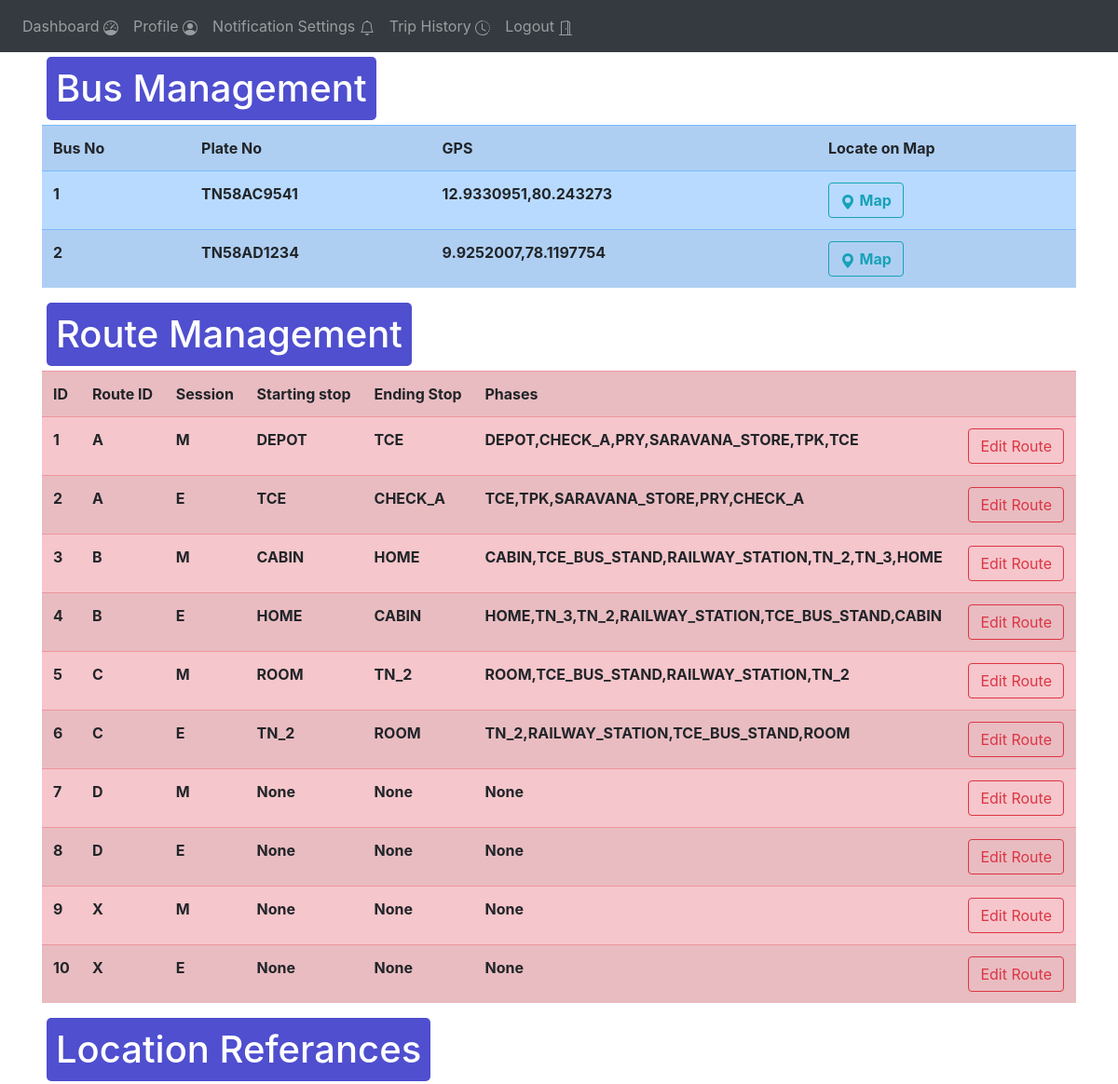
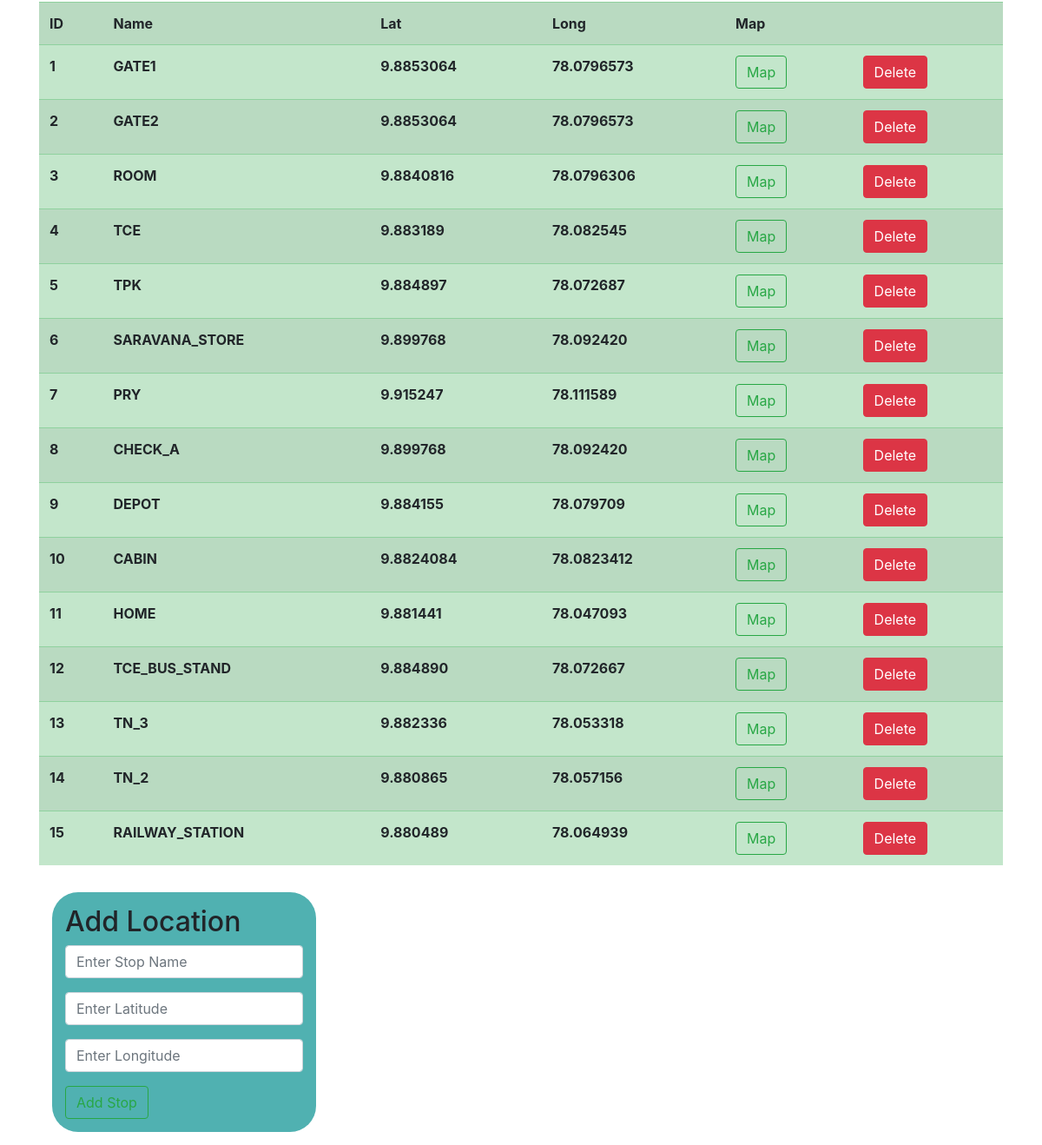
Page /admin-fleet-management (signed in) on the earlier database version (2 pictures, top to bottom).
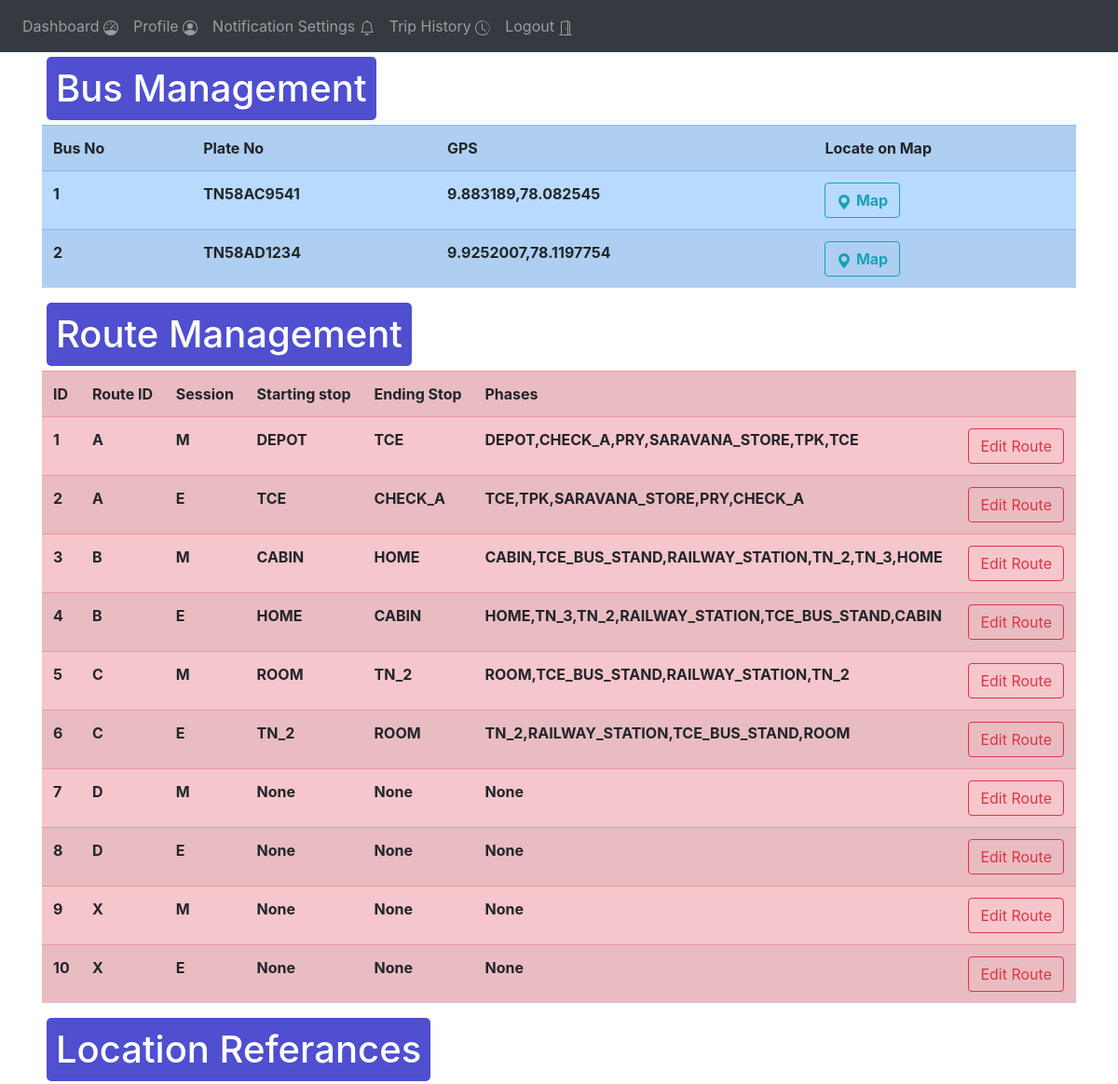
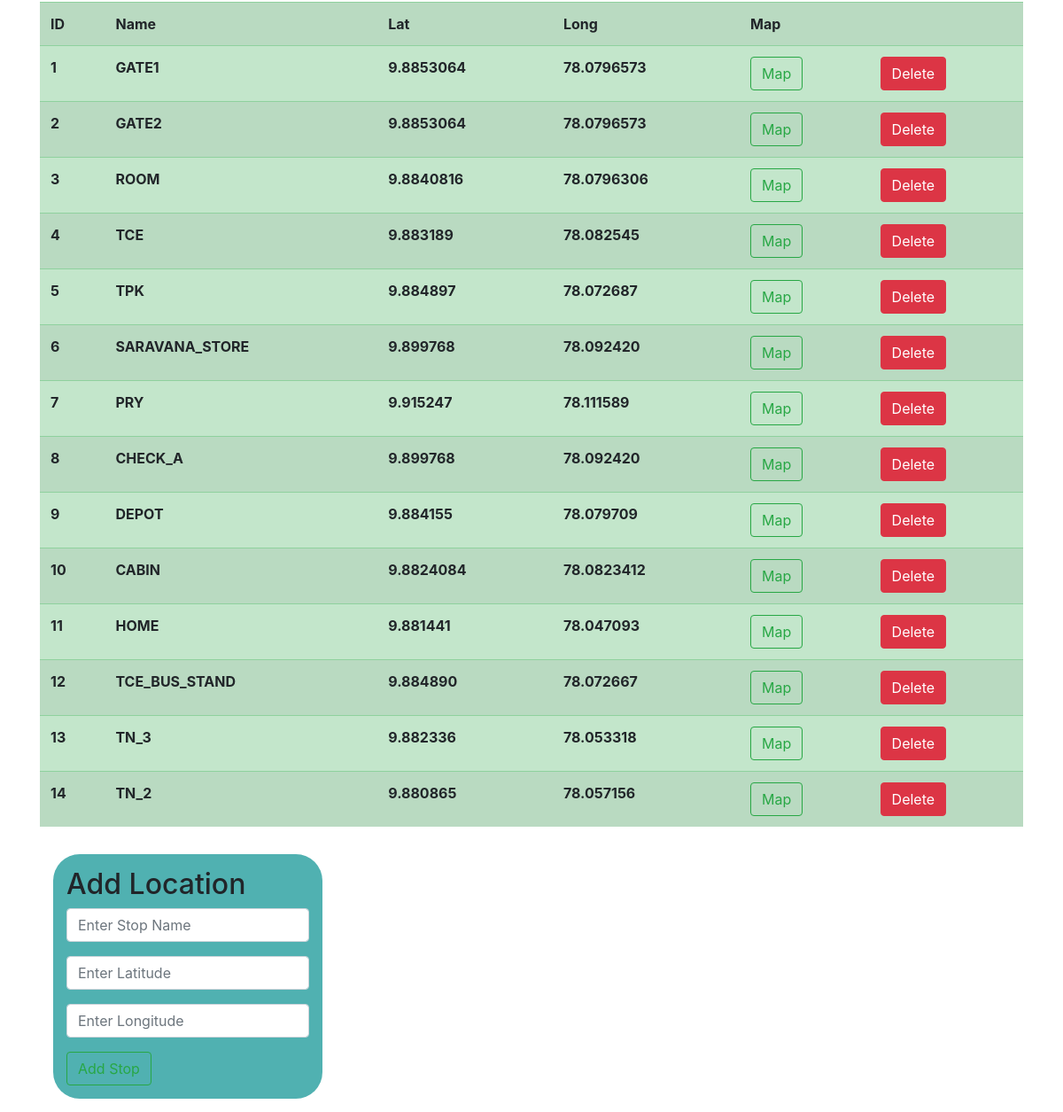
Same page on the later database version (2 pictures, top to bottom).
### website/models.py (models this page shows)
class Bus_data(db.Model):
    no = db.Column(db.String(1), primary_key=True)
    plate_number = db.Column(db.String(10))
    lat = db.Column(db.String(20))
    long = db.Column(db.String(20))
    gps = db.Column(db.String(20))

class Route(db.Model):
    id = db.Column(db.Integer, primary_key=True)
    route_id = db.Column(db.String(1))
    session = db.Column(db.String(1))
    start = db.Column(db.String(10))
    end = db.Column(db.String(10))
    phases = db.Column(db.String(250))

class Location_reference(db.Model):
    id = db.Column(db.Integer, primary_key=True)
    name = db.Column(db.String(15))
    lat = db.Column(db.String(20))
    long = db.Column(db.String(20))
    gps = db.Column(db.String(20))

### website/views.py (the view)
@views.route('/admin-fleet-management', methods=['GET', 'POST'])
@login_required
def admin_fleet_management():
    routes = Route.query.all()
    buses = Bus_data.query.all()
    locations = Location_reference.query.all()
    return render_template("admin_fleet_management.html" , user = current_user , routes = routes, buses = buses , locations = locations )

### website/__init__.py (called while the page is built)
def create_app():
    app = Flask(__name__)
    app.config['SECRET_KEY'] = '#itsactuallyapassword'
    app.config['SQLALCHEMY_DATABASE_URI'] = f'sqlite:///{DB_NAME}'
    db.init_app(app)
    from .views import views
    from .auth import auth
    app.register_blueprint(views, url_prefix='/')
    app.register_blueprint(auth, url_prefix='/')
    from .models import User
    create_database(app)
    login_manager = LoginManager()
    login_manager.login_view = 'auth.login'
    login_manager.init_app(app)
    @login_manager.user_loader
    def load_user(id):
        return User.query.get(int(id))
    return app

### website/templates/admin_fleet_management.html (shortened to what this page needs)
{% extends "base.html" %}
{% block content %}
<div>
    <h1 class="heading" >Bus Management</h1>
    <table class = "table table-striped table-primary">
        <tr>
            <th>Bus No</th>
            <th>Plate No</th>
            <th>GPS</th>
            <th>Locate on Map</th>
        </tr>
        {% for b in buses %}
        <tr>
        <th>{{b.no}}</th>
        <th>{{b.plate_number}}</th>
        <th>{{b.gps}}</th>
        <th>
            <button onclick="newTab({{b.lat}} , {{b.long}})" class="btn btn-outline-info ">
                <svg xmlns="http://www.w3.org/2000/svg" width="16" height="16" fill="currentColor" class="bi bi-geo-alt-fill" viewBox="0 0 16 16">
                <path d="M8 16s6-5.686 6-10A6 6 0 0 0 2 6c0 4.314 6 10 6 10zm0-7a3 3 0 1 1 0-6 3 3 0 0 1 0 6z"/>
                </svg>
            <b>Map</b>
            </button>
        </th>
        </tr>
        {%endfor%}
    </table>
</div>
<div>
    <h1 align="center" class="heading" >Route Management</h1>
    <table class = "table table-striped table-danger" >
        <tr>
            <th>ID</th>
            <th>Route ID</th>
            <th>Session</th>
            <th>Starting stop</th>
            <th>Ending Stop</th>
            <th>Phases</th>
            <th></th>
        </tr>
        {% for r in routes %}
        <tr>
        <th>{{r.id}}</th>
        <th>{{r.route_id}}</th>
        <th>{{r.session}}</th>
        <th>{{r.start}}</th>
        <th>{{r.end}}</th>
        <th>{{r.phases}}</th>
        <th><button class="btn btn-outline-danger">Edit Route</button></th>
        </tr>
        {%endfor%}
    </table>
</div>
<div>
    <h1 align="center" class="heading" >Location Referances</h1>
    <table class="table table-striped  table-success">
        <tr>
            <th>ID</th>
            <th>Name</th>
            <th>Lat</th>
            <th>Long</th>
            <th>Map</th>
            <th></th>
        </tr>
        {% for l in locations %}
        <tr>
            <th>{{l.id}}</th>
            <th>{{l.name}}</th>
            <th>{{l.lat}}</th>
            <th>{{l.long}}</th>
            <th><button class="btn btn-outline-success" onclick="newTab({{l.lat}} ,{{l.long}})">Map</button></th>
            <th><button class="btn btn-danger" onclick="delete_location({{l.id}})">Delete</button></th>
        </tr>
        {%endfor%}
    </table>
</div>
<div class="form-box">
    <form>
        <h2>Add Location</h2>
        <div class="form-group">
            <input
              type="text"
              class="form-control"
              id="name"
              placeholder="Enter Stop Name"
            />
        </div>
        <div class="form-group">
            <input
              type="text"
              class="form-control"
              id="lat"
              placeholder="Enter Latitude"
            />
        </div>
        <div class="form-group">
            <input
              type="text"
              class="form-control"
              id="long"
              placeholder="Enter Longitude"
            />
        </div>
        <button class="btn btn-outline-success" onclick="add_location()" >Add Stop</button>
    </form>
</div>
{% endblock %}

Differences in the rows shown:
removed Location_reference: id "15", name "RAILWAY_STATION", lat "9.880489", long "78.064939"
changed Bus_data "TN58AC9541": gps "12.9330951,80.243273" → "9.883189,78.082545"
